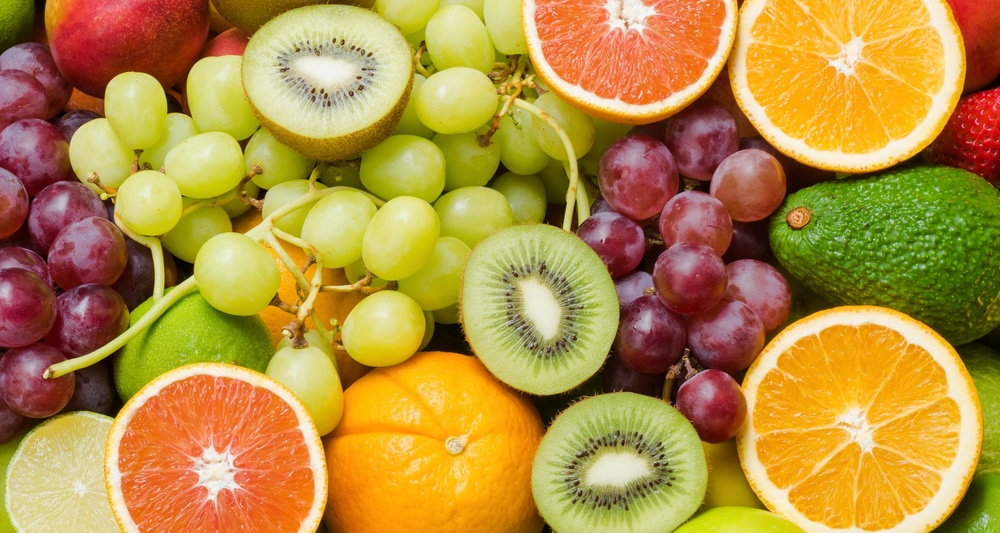
#> input picture OpenCV/fruits.jpg, 1000 x 533 px, shrunk from 2300 x 1225 before the run
$ python imageSegmentationSplitRGB.py
#> lines starting #> are read from the running program, lines starting #| are printed output that depends on the picture
import	cv2

#	Carregando	imagem	RGB	e	segmentando	canais
imagem = cv2.imread("fruits.jpg")
#> imagem is the input picture: shape (533, 1000, 3); mean B, G, R 65, 142.7, 180.6
azul,	verde,	vermelho = cv2.split(imagem)
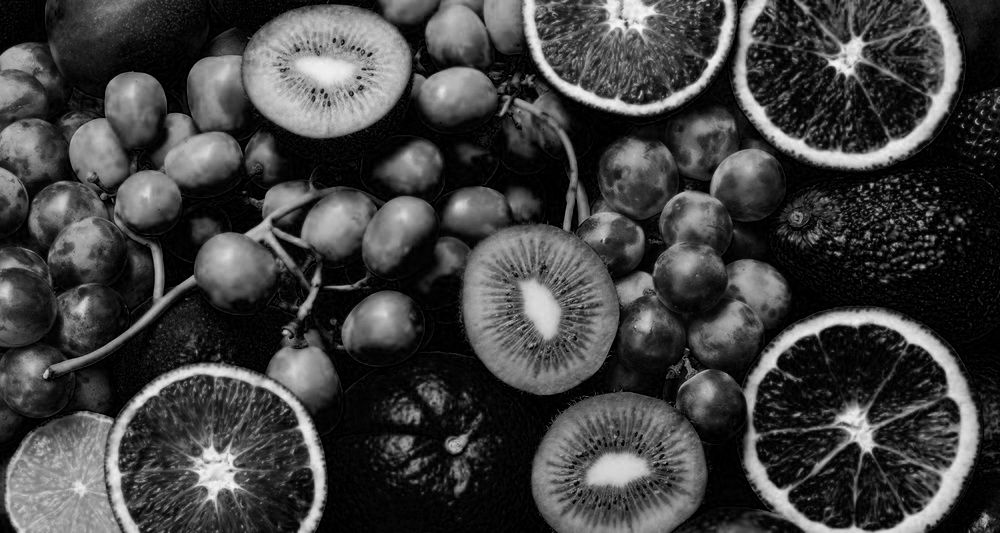
#> azul: shape (533, 1000); min 0, max 251, mean 65
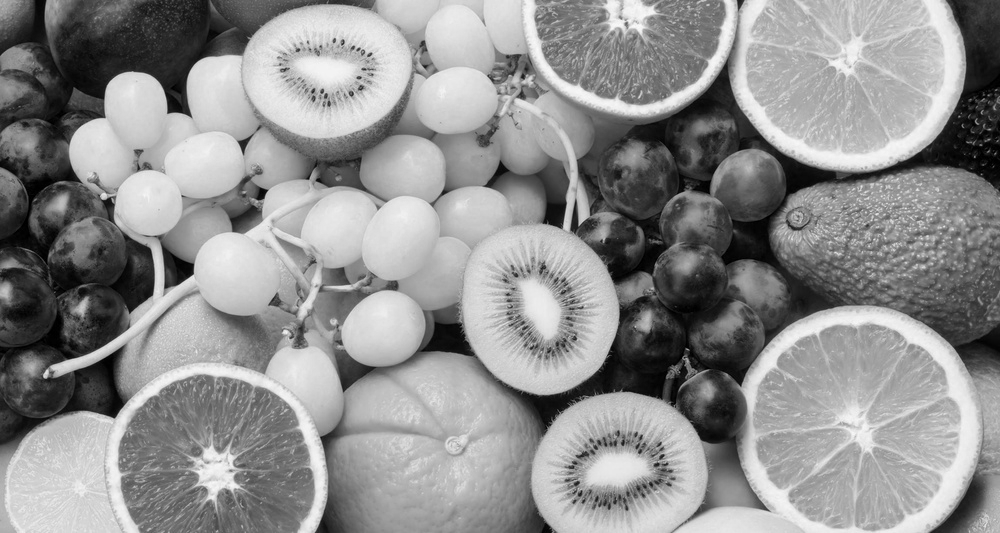
#> verde: shape (533, 1000); min 0, max 251, mean 142.7
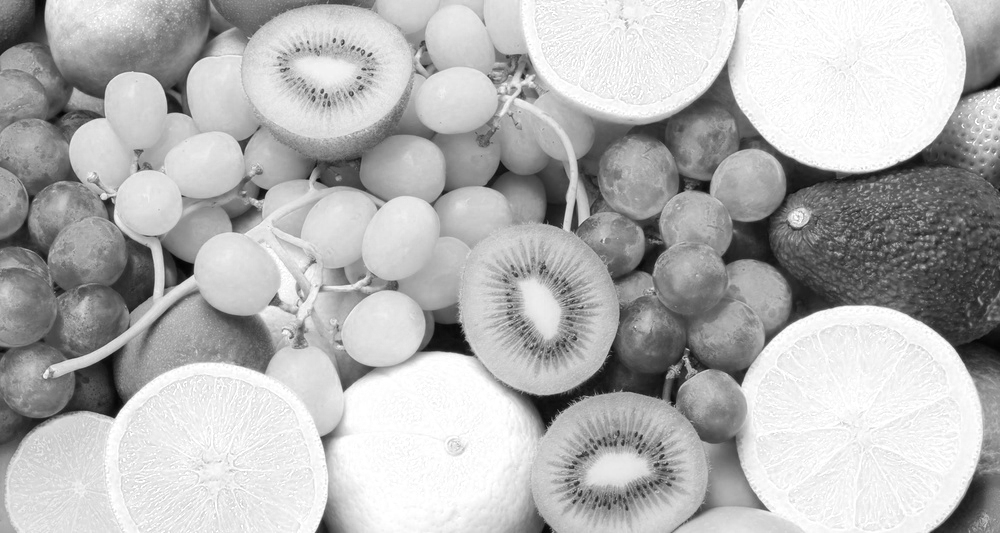
#> vermelho: shape (533, 1000); min 3, max 255, mean 180.6

#	Exibindo	imagens	dos	canais	separados
cv2.imshow("Canal	R",	vermelho)
cv2.imshow("Canal	G",	verde)
cv2.imshow("Canal	B",	azul)

#	Salvando	imagens	dos	canais	separados
cv2.imwrite("frutas-canal-vermelho.jpeg",	vermelho)
cv2.imwrite("frutas-canal-verde.jpeg",	verde)
cv2.imwrite("frutas-canal-azul.jpeg",	azul)
cv2.waitKey(0)
cv2.destroyAllWindows()
